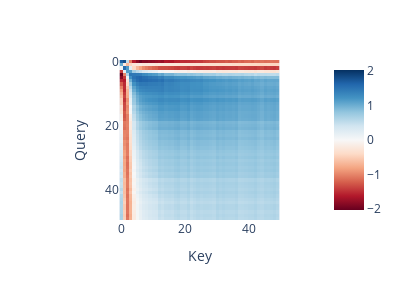

The notebook cell this image was saved under:
### Markdown cell above
#### Get Fourier components for attention

### Code cell
# Analyze the attention weights for the model by following the QK circuit
from plotly_utils import imshow

lyr = 0
model = models[(3, 16, 2)]
W_QK = model.W_Q[lyr] @ model.W_K[lyr].transpose(1, 2)

pos_corr = model.W_pos @ W_QK @ model.W_pos.transpose(0, 1)
pos_corr = pos_corr[:, :-1, :-1].to(device)
# plot the results
for head in range(1):
    imshow(
        # fft2d(pos_corr[head])[:50, :50],
        pos_corr[head, :50, :50],
        labels={"x": "Key", "y": "Query"},
        width=400,
        height=300,
    )

# Do a 2D fourier transform around this
# No periodicity

### Figure 1 — Plotly figure (JSON) as saved in the notebook; plotly's stock layout.template omitted (floating-point values rounded to 4 significant figures; data arrays with more than 128 entries replaced by an {"elided": "..."} marker saying what was removed)
{"data": [{"coloraxis": "coloraxis", "hovertemplate": "Key: %{x}<br>Query: %{y}<br>color: %{z}<extra></extra>", "name": "0", "type": "heatmap", "xaxis": "x", "yaxis": "y", "z": {"elided": "50x50 float values"}}], "layout": {"coloraxis": {"cmid": 0, "colorscale": [[0, "rgb(103,0,31)"], [0.1, "rgb(178,24,43)"], [0.2, "rgb(214,96,77)"], [0.3, "rgb(244,165,130)"], [0.4, "rgb(253,219,199)"], [0.5, "rgb(247,247,247)"], [0.6, "rgb(209,229,240)"], [0.7, "rgb(146,197,222)"], [0.8, "rgb(67,147,195)"], [0.9, "rgb(33,102,172)"], [1, "rgb(5,48,97)"]]}, "height": 300, "margin": {"t": 60}, "width": 400, "xaxis": {"anchor": "y", "constrain": "domain", "domain": [0, 1], "scaleanchor": "y", "title": {"text": "Key"}}, "yaxis": {"anchor": "x", "autorange": "reversed", "constrain": "domain", "domain": [0, 1], "title": {"text": "Query"}}}}
